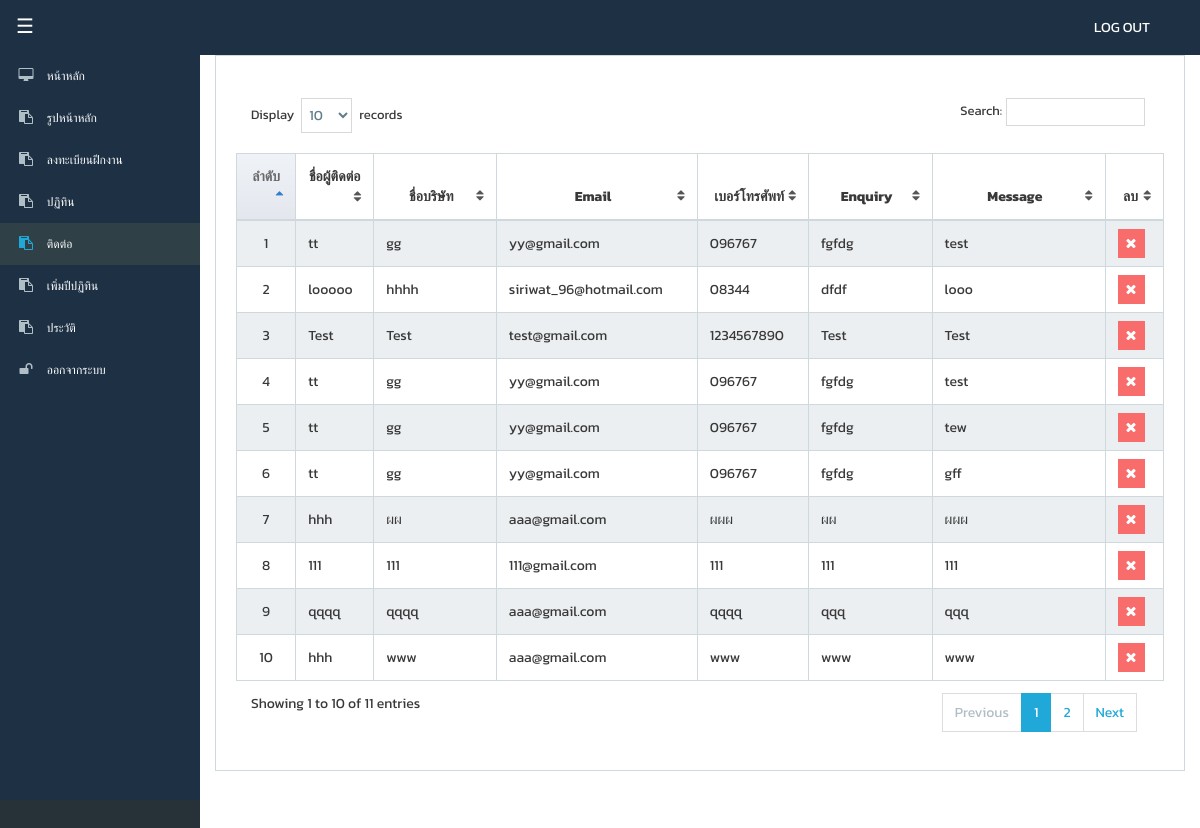
Page /admin/index.php?module=contact&action=contact_list (signed in) on the committed database.
### tables this page shows
CREATE TABLE IF NOT EXISTS `contact` (
  `contact_id` int(10) NOT NULL AUTO_INCREMENT,
  `c_name` varchar(50) NOT NULL,
  `c_company` varchar(30) NOT NULL,
  `c_email` varchar(50) NOT NULL,
  `c_phone` varchar(10) NOT NULL,
  `c_enquiry` varchar(50) NOT NULL,
  `c_message` varchar(150) NOT NULL,
  PRIMARY KEY (`contact_id`)
);

### admin/include/function.php (called while the page is built, shortened)
<?php
	function get_module($module,$action){
		include("module/".$module."/index.php");
	}
?>

### admin/module/contact/contact_function.php (the view, shortened to what this page needs)
<?php
function contact_list(){
  ?>
  <?php
    $resule_contact=mysql_query("SELECT * FROM contact ORDER BY contact_id DESC") or die(mysql_error());
  ?>
  <div class="row">
    <div class="col-lg-12">
        <div class="card">
  <div class="card-block">
  <form name="listcontact" action ="index.php?module=contact&action=delete_contact" method ="post" enctype="multipart/form-data">
  <div class="table-responsive" style="margin-top: 10px;">
      <table class="table table-striped table-bordered table-hover " id="dataTables-example" >
        <thead>
          <tr>
            <th style="color: #696969;">ลำดับ</th>
            <th width="10%">ชื่อผู้ติดต่อ</th>
            <th width="15%">ชื่อบริษัท</th>
            <th width="18%">Email</th>
            <th width="11%">เบอร์โทรศัพท์</th>
            <th width="15%">Enquiry</th>
            <th width="20%">Message</th>
            <th width="5%">ลบ</th>
          </tr>
        </thead>
      <tbody>
  <?php
  $i =1;
    while($row_contact = mysql_fetch_array($resule_contact)){
  ?>
      <tr class="odd gradeX">
      <td align ="center"><?php echo $i; ?></td>
      <td>
            <a><?php echo $row_contact['c_name']; ?> </a>
      </td>
      <td>
            <a><?php echo $row_contact['c_company']; ?> </a>
      </td>
      <td>
            <a><?php echo $row_contact['c_email']; ?> </a>
      </td>
      <td>
            <a><?php echo $row_contact['c_phone']; ?> </a>
      </td>
      <td>
            <a><?php echo $row_contact['c_enquiry']; ?> </a>
      </td>
      <td>
            <a><?php echo $row_contact['c_message']; ?> </a>
      </td>
      <td>
        <a href ="index.php?module=contact&action=contact_delete&id=<?php echo $row_contact['contact_id']; ?>" onclick="return confirm('คุณแน่ใจว่าต้องการปฏิเสธ?')" class="btn-sm btn-danger">
        <i class="fa fa-remove"></i></a>
      </td>
      </tr>
  <?php
    $i++;
  }
  ?>
      </tbody>
   </table>
  </form>
   </div>
  <?php
  }
?>

### rows in the picture
contact: c_name "tt", c_company "gg", c_email "yy@gmail.com", c_phone "096767", c_enquiry "fgfdg", c_message "test"
contact: c_name "looooo", c_company "hhhh", c_email "siriwat_96@hotmail.com", c_phone "08344", c_enquiry "dfdf", c_message "looo"
contact: c_name "Test", c_company "Test", c_email "test@gmail.com", c_phone "1234567890", c_enquiry "Test", c_message "Test"
contact: c_name "tt", c_company "gg", c_email "yy@gmail.com", c_phone "096767", c_enquiry "fgfdg", c_message "test"
contact: c_name "tt", c_company "gg", c_email "yy@gmail.com", c_phone "096767", c_enquiry "fgfdg", c_message "tew"
contact: c_name "tt", c_company "gg", c_email "yy@gmail.com", c_phone "096767", c_enquiry "fgfdg", c_message "gff"
contact: c_name "hhh", c_company "ผผ", c_email "aaa@gmail.com", c_phone "ผผผ", c_enquiry "ผผ", c_message "ผผผ"
contact: c_name "111", c_company "111", c_email "111@gmail.com", c_phone "111", c_enquiry "111", c_message "111"
contact: c_name "qqqq", c_company "qqqq", c_email "aaa@gmail.com", c_phone "qqqq", c_enquiry "qqq", c_message "qqq"
contact: c_name "hhh", c_company "www", c_email "aaa@gmail.com", c_phone "www", c_enquiry "www", c_message "www"
